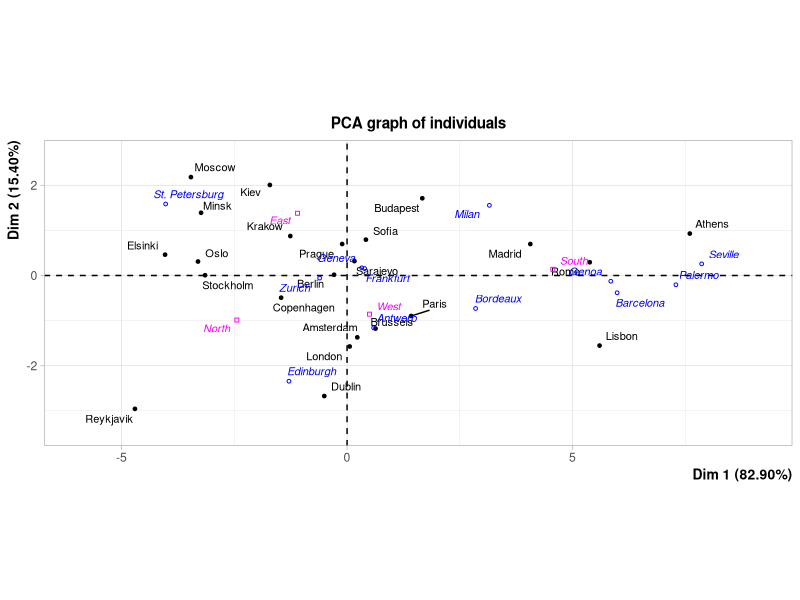
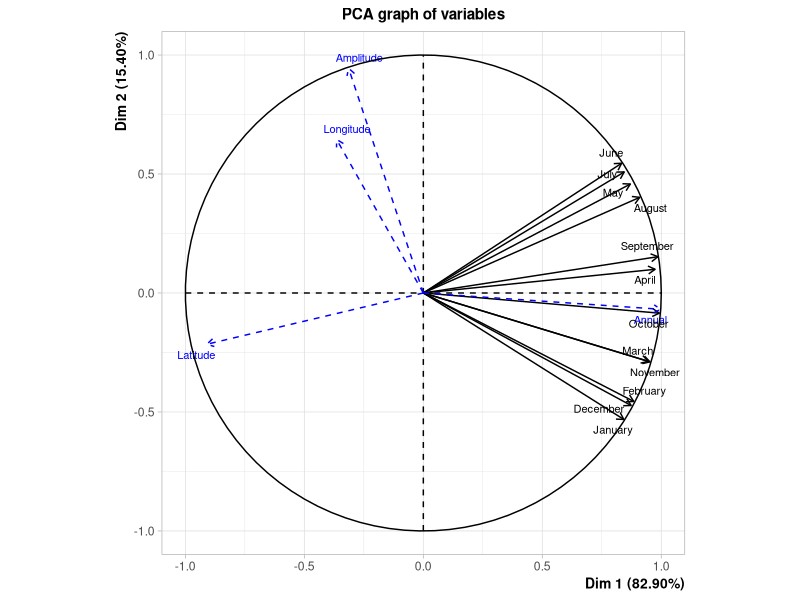
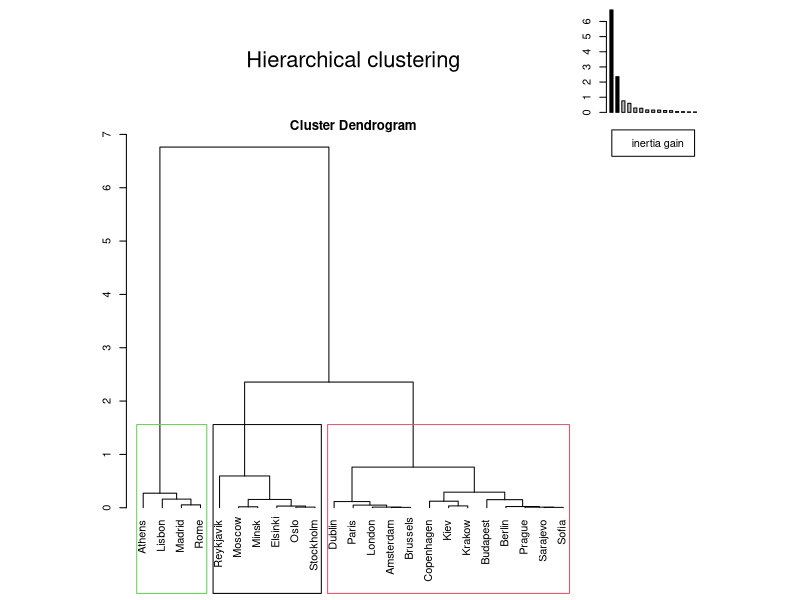
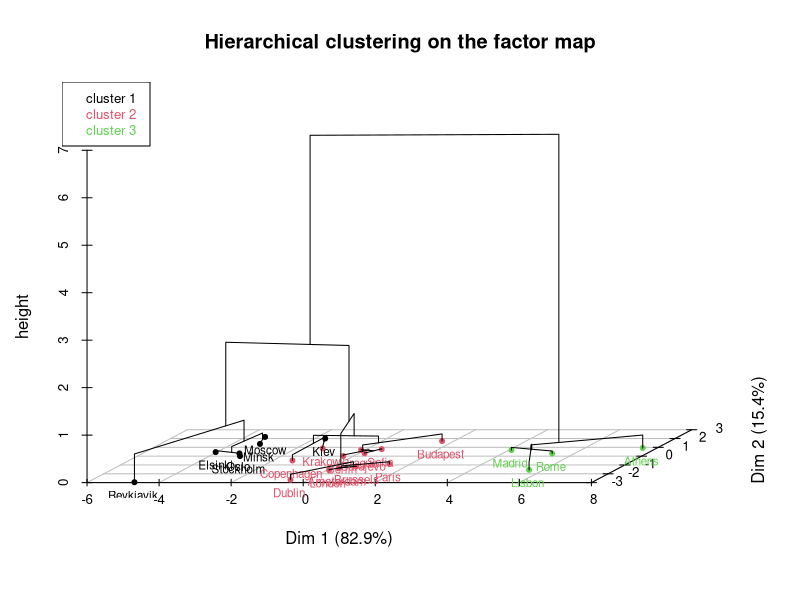
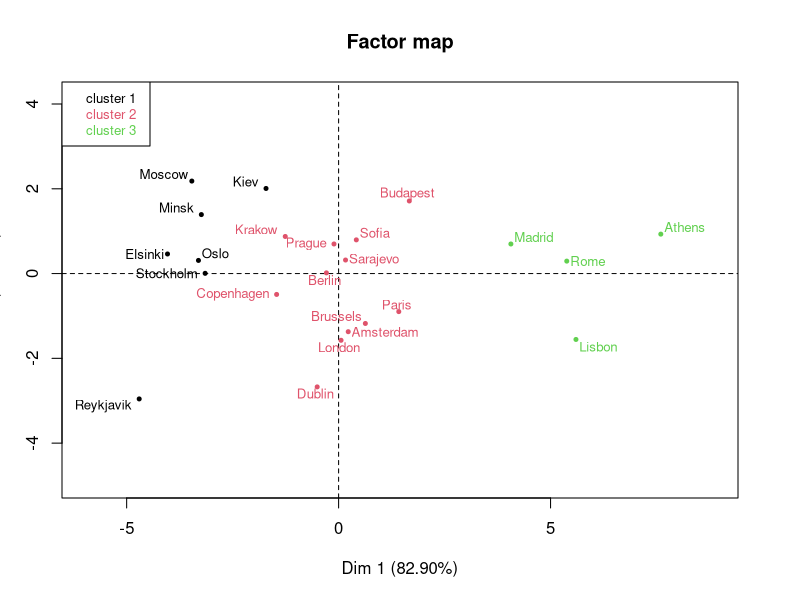
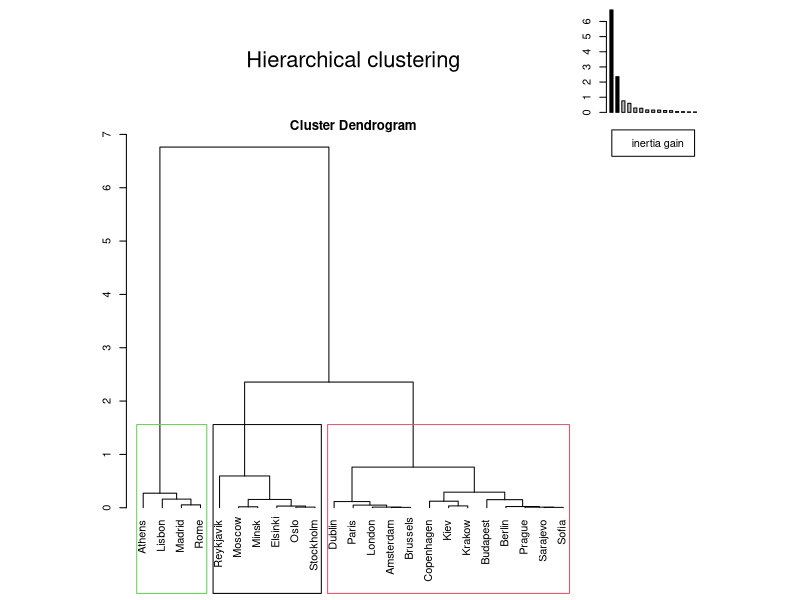
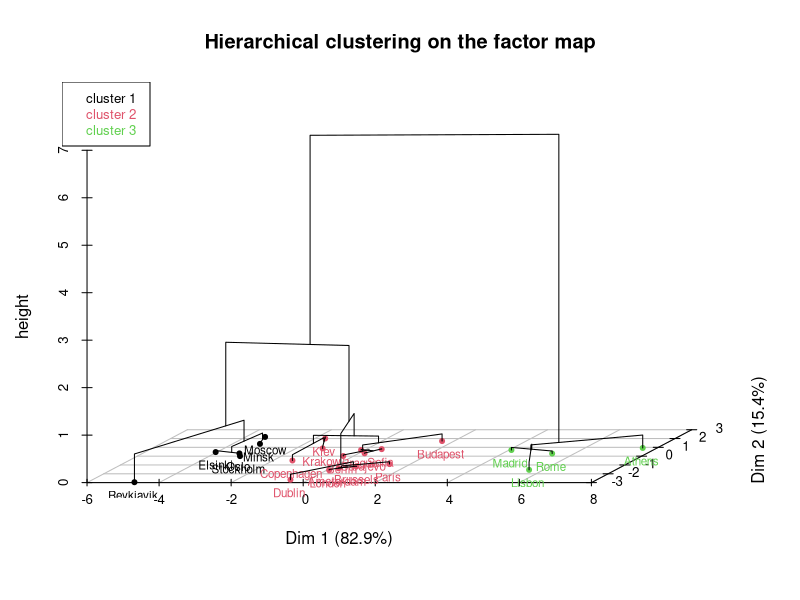
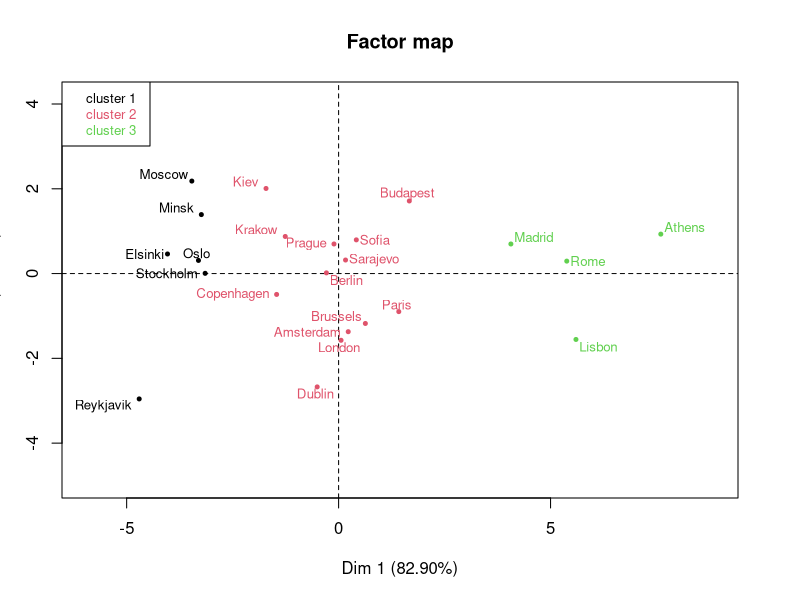

The R script that drew these images, in order:
## ---- chunk 1
setwd("C:/Users/houee/Downloads") # select the working directory 
temperature <- read.table("data_clustering_Temperature.csv",
        header=TRUE, sep=";", dec=".", row.names=1)
## ---- chunk 2
summary(temperature)
## ---- chunk 3
library(FactoMineR)
## ---- chunk 4
res <- PCA(temperature, ind.sup=24:35, quanti.sup=13:16,quali.sup=17, ncp=8,graph=FALSE)
plot(res,cex=.7)
plot(res,choix="var",cex=.7)
## ---- chunk 5
res.hcpc <- HCPC(res,  graph=FALSE, nb.clust=-1)
## ---- chunk 6
plot(res.hcpc,choice="tree")
## ---- chunk 7
plot(res.hcpc,choice="3D.map")
## ---- chunk 8
plot(res.hcpc,choice="map",draw.tree=FALSE)
## ---- chunk 9
names(res.hcpc)
res.hcpc$data.clust
res.hcpc$desc.var
res.hcpc$desc.axes
res.hcpc$desc.ind
## ---- chunk 10
res.hcpc <- HCPC(res, consol=FALSE, graph=FALSE)
## ---- chunk 11
plot(res.hcpc,choice="tree")
## ---- chunk 12
plot(res.hcpc,choice="3D.map")
## ---- chunk 13
plot(res.hcpc,choice="map",draw.tree=FALSE)
